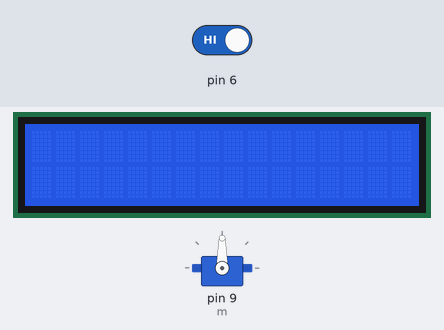
A sketch run on a simulated Arduino Uno, built with avr-gcc and run on an emulated ATmega328P. Shown: servo, 16×2 character LCD. The test bench sets the inputs (shaded band); at power-on: pin 6 HIGH. What the sketch prints to the serial monitor is not drawn.

Above: at 1.2 s.
1.3 s: pin 6 driven LOW
At 1.57 s:
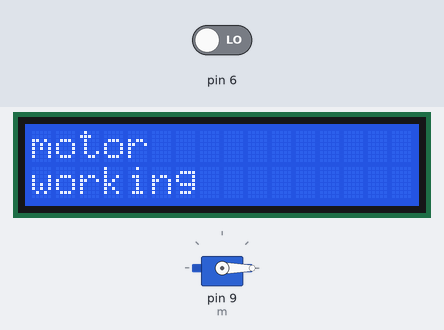
At 3.4 s:
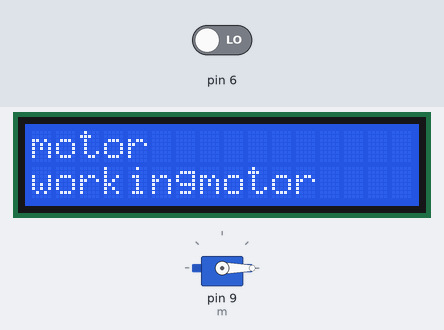
3.5 s: pin 6 driven HIGH
At 4.1 s:
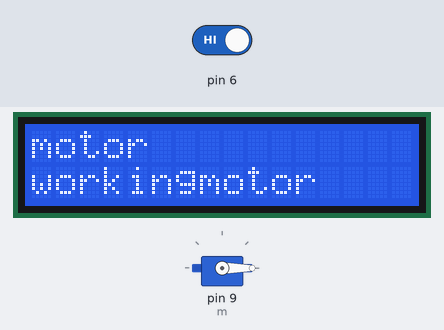
Timing chart, 0 to 6.5 s (numbered marks = the images above; inputs shaded):
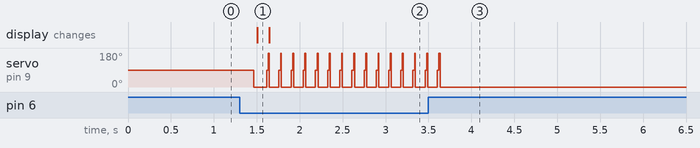

The sketch:

servo_motor.ino
```cpp
#include <LiquidCrystal.h>
#include<Servo.h>
const int rs = 12, en = 11, d4 = 5, d5 = 4, d6 = 3, d7 = 2;
LiquidCrystal lcd(rs, en, d4, d5, d6, d7);
Servo m ;

void setup() {
  m.attach(9);
  lcd.begin(16, 2);
  Serial.begin(9600);
  pinMode(6,INPUT);

}

void loop() {
 int a=digitalRead(6);
 Serial.println(a);
  delay(100);
  if(a==0){
  m.write(0);
  delay(10);
  m.write(90);
  delay(10);
  m.write(0);
  delay(10);
  m.write(180);
  delay(10);
  m.write(0);
  lcd.print("motor");
    lcd.setCursor(0,2);
  lcd.print("working");}


}
```

Measured:
- after the input at 1.3 s, servo on pin 9 (m): 90° → 0° after 0.16 s, then repeats every 0.14 s: 90° 0.02 s, 180° 0.01 s, 0° 0.11 s; the display: changes after 0.21 s (image 1)
- after the input at 3.5 s, servo on pin 9 (m): goes on until 3.6 s, then stays 0°
